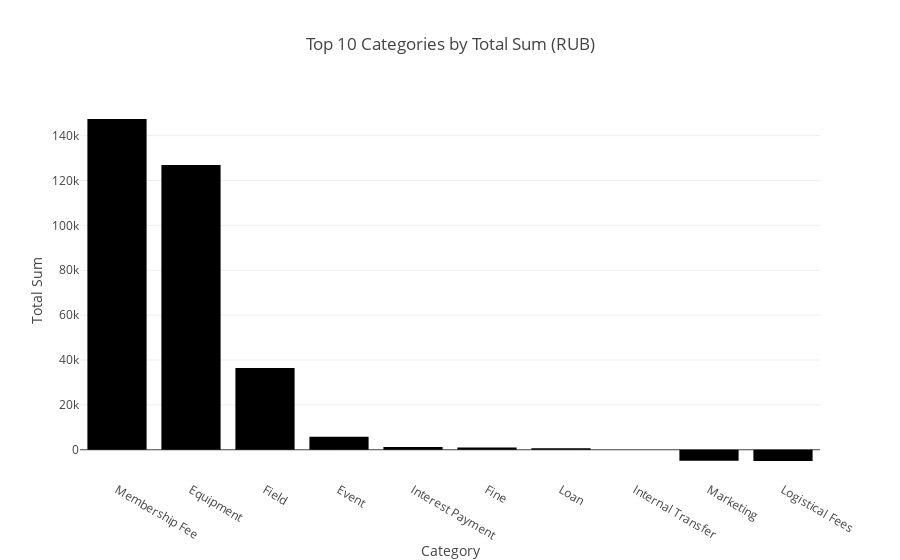
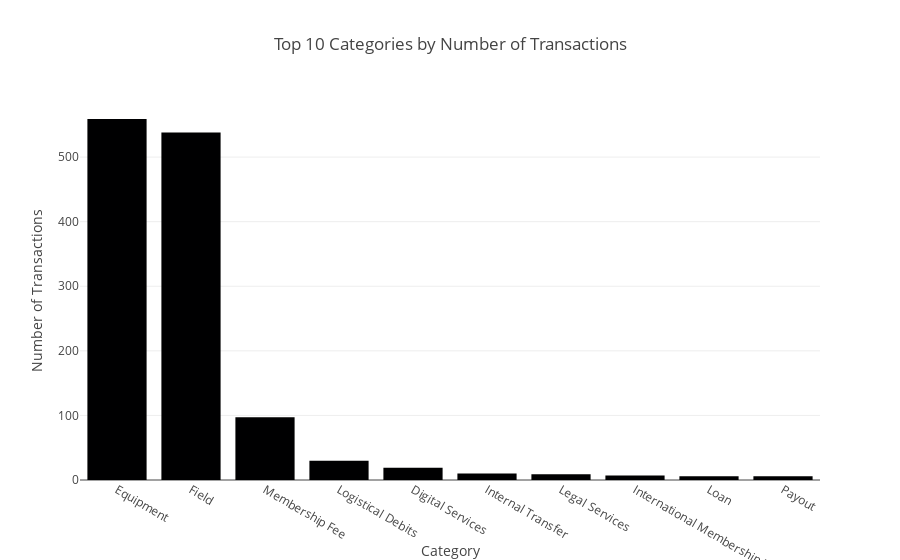
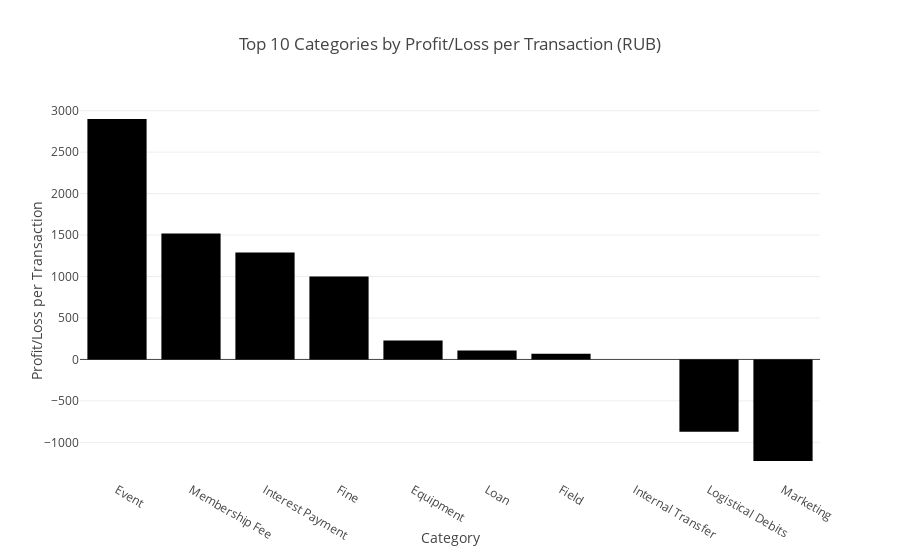

The notebook cell saved with these charts, in order:
### Markdown cell above
###Top 10 Categories

### Code cell
# Sort the DataFrame by 'Total Sum' in descending order and select the top 10 rows
top_10_total_sum_rub = category_summary_rub.sort_values(by='Total Sum', ascending=False).head(10)

# Create a horizontal bar graph for 'Total Sum'
fig_total_sum_rub = px.bar(top_10_total_sum_rub, x='Category', y='Total Sum',
                      title='Top 10 Categories by Total Sum (RUB)')

# Create a horizontal bar graph for 'Number of Transactions'
top_10_transactions_rub = category_summary_rub.sort_values(by='Number of Transactions', ascending=False).head(10)
fig_transactions_rub = px.bar(top_10_transactions_rub, x='Category', y='Number of Transactions',
                          title='Top 10 Categories by Number of Transactions')

# Create a horizontal bar graph for 'Profit/Loss per Transaction'
top_10_profit_loss_rub = category_summary_rub.sort_values(by='Profit/Loss per Transaction', ascending=False).head(10)
fig_profit_loss_rub = px.bar(top_10_profit_loss_rub, x='Category', y='Profit/Loss per Transaction',
                        title='Top 10 Categories by Profit/Loss per Transaction (RUB)')

# Show the interactive graphs
fig_total_sum_rub.show()
fig_transactions_rub.show()
fig_profit_loss_rub.show()

### Figure 1 — Plotly figure (JSON) as saved in the notebook; plotly's stock layout.template omitted (floating-point values rounded to 4 significant figures)
{"data": [{"alignmentgroup": "True", "hovertemplate": "Category=%{x}<br>Total Sum=%{y}<extra></extra>", "legendgroup": "", "marker": {"color": "#000001", "pattern": {"shape": ""}}, "name": "", "offsetgroup": "", "orientation": "v", "showlegend": false, "textposition": "auto", "type": "bar", "x": ["Membership Fee", "Equipment", "Field", "Event", "Interest Payment", "Fine", "Loan", "Internal Transfer", "Marketing", "Logistical Fees"], "xaxis": "x", "y": [147400, 126939, 36489, 5800, 1290, 1000, 650, 0, -4900, -5000], "yaxis": "y"}], "layout": {"barmode": "relative", "legend": {"tracegroupgap": 0}, "title": {"text": "Top 10 Categories by Total Sum (RUB)"}, "xaxis": {"anchor": "y", "domain": [0, 1], "title": {"text": "Category"}}, "yaxis": {"anchor": "x", "domain": [0, 1], "title": {"text": "Total Sum"}}}}

### Figure 2 — Plotly figure (JSON) as saved in the notebook; plotly's stock layout.template omitted (floating-point values rounded to 4 significant figures)
{"data": [{"alignmentgroup": "True", "hovertemplate": "Category=%{x}<br>Number of Transactions=%{y}<extra></extra>", "legendgroup": "", "marker": {"color": "#000001", "pattern": {"shape": ""}}, "name": "", "offsetgroup": "", "orientation": "v", "showlegend": false, "textposition": "auto", "type": "bar", "x": ["Equipment", "Field", "Membership Fee", "Logistical Debits", "Digital Services", "Internal Transfer", "Legal Services", "International Membership Fee", "Loan", "Payout"], "xaxis": "x", "y": [559, 538, 97, 30, 19, 10, 9, 7, 6, 6], "yaxis": "y"}], "layout": {"barmode": "relative", "legend": {"tracegroupgap": 0}, "title": {"text": "Top 10 Categories by Number of Transactions"}, "xaxis": {"anchor": "y", "domain": [0, 1], "title": {"text": "Category"}}, "yaxis": {"anchor": "x", "domain": [0, 1], "title": {"text": "Number of Transactions"}}}}

### Figure 3 — Plotly figure (JSON) as saved in the notebook; plotly's stock layout.template omitted (floating-point values rounded to 4 significant figures)
{"data": [{"alignmentgroup": "True", "hovertemplate": "Category=%{x}<br>Profit/Loss per Transaction=%{y}<extra></extra>", "legendgroup": "", "marker": {"color": "#000001", "pattern": {"shape": ""}}, "name": "", "offsetgroup": "", "orientation": "v", "showlegend": false, "textposition": "auto", "type": "bar", "x": ["Event", "Membership Fee", "Interest Payment", "Fine", "Equipment", "Loan", "Field", "Internal Transfer", "Logistical Debits", "Marketing"], "xaxis": "x", "y": [2900, 1520.0, 1290, 1000, 227.1, 108.3, 67.82, 0, -871.7, -1225], "yaxis": "y"}], "layout": {"barmode": "relative", "legend": {"tracegroupgap": 0}, "title": {"text": "Top 10 Categories by Profit/Loss per Transaction (RUB)"}, "xaxis": {"anchor": "y", "domain": [0, 1], "title": {"text": "Category"}}, "yaxis": {"anchor": "x", "domain": [0, 1], "title": {"text": "Profit/Loss per Transaction"}}}}
